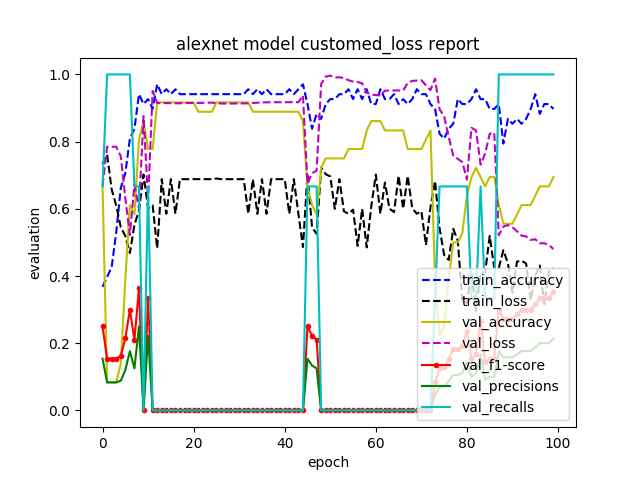

Reproduce this figure in Python.
import keras
import argparse
import time
import numpy as np
from PIL import Image
from matplotlib import pyplot as plt
from keras.utils.vis_utils import plot_model
from keras.preprocessing.image import ImageDataGenerator, img_to_array
from keras.preprocessing.image import ImageDataGenerator
from keras.layers.normalization import BatchNormalization
from keras.layers import Conv2D, Dense, Input, add, Activation, GlobalAveragePooling2D,MaxPooling2D,Dropout,Flatten
from keras.callbacks import LearningRateScheduler, TensorBoard, ModelCheckpoint
from keras.models import Model,Sequential
from keras import optimizers, regularizers
from keras import backend as K
from sklearn.model_selection import StratifiedKFold
from keras.callbacks import LearningRateScheduler, TensorBoard, ModelCheckpoint, Callback
from sklearn.metrics import roc_auc_score, accuracy_score, recall_score, roc_curve, auc, confusion_matrix, \
    average_precision_score, classification_report, f1_score, precision_score, classification_report

# set GPU memory
if ('tensorflow' == K.backend()):
    import tensorflow as tf
    from keras.backend.tensorflow_backend import set_session

    config = tf.ConfigProto()
    config.gpu_options.allow_growth = True
    sess = tf.Session(config=config)

# set parameters via parser
parser = argparse.ArgumentParser()
parser.add_argument('-b', '--batch_size', type=int, default=8, metavar='NUMBER',
                    help='batch size(default: 128)')
parser.add_argument('-e', '--epochs', type=int, default=100, metavar='NUMBER',
                    help='epochs(default: 200)') 
parser.add_argument('-d', '--dataset', type=str, default="Pathological Images", metavar='STRING',
                    help='dataset. (default: cifar10)')

args = parser.parse_args()
 
num_classes = 2
img_rows, img_cols,img_channels = 768, 768,3
batch_size = args.batch_size
epochs = args.epochs
iterations = 68 // batch_size + 1
weight_decay = 1e-4


def scheduler(epoch):
    if epoch <50:
        return 0.001
    if epoch < 100:
        return 0.0001
    return 0.00001


def load_imagedata():

    vvc_positive_number = [4, 8, 22, 51, 56, 61, 80]
    image=[]
    label=[]
    p = 0
    x = (1024-768)/2
    y = 0
    w = (1024-768)/2+768
    h = 768
    i = 0
    while i < 104:
        img = img_to_array(Image.open('/home/admin301/chengmx/images/Figure' + '{0:0>3}'.format(i + 1) + '.JPG').crop((x, y, w, h)))
        image.append(img)
        if i + 1 in vvc_positive_number:
            label.append(1)
        else:
            label.append(0)
        i += 1
    return image,label



def over_sampling(x_train, x_label):
    train, label, label_count, index_label = [], [], [], []
    for i in range(0, 3):
        if i in x_label:
            for z in range(0, len(x_label)):
                if x_label[z] == i:
                    index_label.append(z)
            label_count.append(x_label.count(i))
    m = label_count.index(max(label_count))
    x_label.sort()
    for i in range(0, len(label_count)):
        n = x_label.index(i)
        if i != m:
            rannum = np.random.randint(100, size=label_count[m]) % label_count[i]
            for j in rannum:
                train.append(x_train[index_label[n + j]])
                label.append(i)
        else:
            for z in range(0, max(label_count)):
                train.append(x_train[index_label[n + z]])
                label.append(i)
    return (train, label)


class Metric(Callback):
    def on_train_begin(self, logs={}):
        self.val_f1s = []
        self.val_recalls = []
        self.val_precisions = []
        self.acc_score = []
        

    def on_epoch_end(self, epoch, logs={}):
        if (self.validation_data):
            # print('shape of self.validation_data:',self.validation_data[1])
            val_predict = self.model.predict(self.validation_data[0])
            # val_predict = np.round(np.asarray(self.model.predict(self.validation_data[0])))
            print('length of val_predict:', len(val_predict))
            # self.model.predict(self.validation_data[0])
            # val_predict=(np.asarray(self.model.predict(self.model.validation_data[0]))).round(),average='micro'
            val_targ = self.validation_data[1]
            print('length of val_truth:', len(val_targ))
            _val_acc_score = accuracy_score(np.argmax(val_targ, axis=1), np.argmax(val_predict, axis=1))
            _val_f1 = f1_score(np.argmax(val_targ, axis=1), np.argmax(val_predict, axis=1))
            _val_recall = recall_score(np.argmax(val_targ, axis=1), np.argmax(val_predict, axis=1))
            _val_precision = precision_score(np.argmax(val_targ, axis=1), np.argmax(val_predict, axis=1))
            self.acc_score.append(_val_acc_score)
            self.val_f1s.append(_val_f1)
            self.val_recalls.append(_val_recall)
            self.val_precisions.append(_val_precision)
            print('_val_acc_score: %.4f--val_f1: %.4f --val_precision: %.4f --val_recall: %.4f' % (
                _val_acc_score, _val_f1, _val_precision, _val_recall))
            print('confusion_matrix:\n', confusion_matrix(np.argmax(val_targ, axis=1), np.argmax(val_predict, axis=1)))
            target_names = ['class 0', 'class 1']
            print(classification_report(np.argmax(val_targ, axis=1), np.argmax(val_predict, axis=1),
                                        target_names=target_names))
            return
            
def customed_loss(y_true, y_pred):
    yprediction = tf.nn.softmax(y_pred)
    coe = tf.constant([1.0, 14.0])
    y_coe = y_true * coe
    loss = -tf.reduce_mean(y_coe * tf.log(yprediction))
    return loss


if __name__ == '__main__':

    print("========================================")
    print("MODEL: Residual Network 50")
    print("BATCH SIZE: {:3d}".format(batch_size))
    print("WEIGHT DECAY: {:.4f}".format(weight_decay))
    print("EPOCHS: {:3d}".format(epochs))
    print("DATASET: {:}".format(args.dataset))
    print("== DONE! ==\n== BUILD MODEL... ==")
    # build network
    alexnet = Sequential()
    # alexnet.add(Conv2D(96, (11,11), strides=(4,4), activation='relu', padding='same', input_shape=(img_height, img_width, channel,))) for original Alexnet trained on ImageNet
    
    alexnet.add(Conv2D(96, (3, 3), strides=(2, 2), activation='relu', padding='same',
                     input_shape=(img_rows, img_cols,img_channels)))
    alexnet.add(MaxPooling2D(pool_size=(2, 2), strides=(2, 2)))
    # Local Response normalization for Original Alexnet
    alexnet.add(BatchNormalization())

    alexnet.add(Conv2D(256, (5, 5), activation='relu', padding='same'))
    alexnet.add(MaxPooling2D(pool_size=(3, 3), strides=(2, 2)))
    # Local Response normalization for Original Alexnet
    alexnet.add(BatchNormalization())

    alexnet.add(Conv2D(384, (3, 3), activation='relu', padding='same'))
    alexnet.add(Conv2D(384, (3, 3), activation='relu', padding='same'))
    alexnet.add(Conv2D(256, (3, 3), activation='relu', padding='same'))
    alexnet.add(MaxPooling2D(pool_size=(3, 3), strides=(2, 2)))
    # Local Response normalization for Original Alexnet
    alexnet.add(BatchNormalization())

    alexnet.add(Flatten())
    alexnet.add(Dense(4096, activation='relu'))
    alexnet.add(Dropout(0.5))
    alexnet.add(Dense(4096, activation='relu'))
    alexnet.add(Dropout(0.5))
    alexnet.add(Dense(num_classes, activation='softmax'))


    # print model architecture if you need.
    #plot_model(alexnet,to_file='./VVC_train_record/alexnet.png',show_shapes=True)
    #print(alexnet.summary())
    print("== LOADING DATA... ==")
    # load data
    num_classes = 2
    images, labels = load_imagedata()
    cvscores, label = [], []
    sfolder = StratifiedKFold(n_splits=3, random_state=0, shuffle=False)
    for train, test in sfolder.split(images, labels):
        print('Train: %s \n test: %s' % (train, test))
        print(" ")
        print("over_sampling: ")
        # over_sampling
        #(train, label) = over_sampling(train, (np.array(labels)[train].tolist()))
        print('length of the train_images:', len(train), 'length of the train_labels:', len(label))
        print('Train: %s \n label: %s' % (train, label))
        print(" ")
        x_train = np.array(images)[train]
        y_train = np.array(labels)[train]
        x_test = np.array(images)[test]
        y_test = np.array(labels)[test]

        y_train = keras.utils.to_categorical(y_train, num_classes)
        y_test = keras.utils.to_categorical(y_test, num_classes)
        x_train = x_train.astype('float32')
        x_test = x_test.astype('float32')

        print("== DONE! ==\n== COLOR PREPROCESSING... ==")
        # color preprocessing
        #x_train /= 255
        #x_test /= 255

        metrics = Metric()
        # set optimizer
        sgd = optimizers.SGD(lr=.1, momentum=0.9, nesterov=True)
        #alexnet.compile(loss='categorical_crossentropy', optimizer=sgd, metrics=['accuracy', precision, recall, f1score])
        #alexnet.compile(loss='categorical_crossentropy', optimizer=sgd, metrics=['accuracy'])
        alexnet.compile(loss=customed_loss, optimizer=sgd, metrics=['accuracy'])
        # set callback, write_images=1
        #cbks = [TensorBoard(log_dir='./VVC_train_record/vvc_alexnet_{}/'.format(args.dataset),histogram_freq=1),LearningRateScheduler(scheduler)]   
        metrics= Metric()
        cbks = [metrics, TensorBoard(log_dir='./alexnet_train_record/alexnet_customed_loss/',          histogram_freq=1),                LearningRateScheduler(scheduler)]

        # dump checkpoint if you need.(add it to cbks)
        # ModelCheckpoint('./checkpoint-{epoch}.h5', save_best_only=False, mode='auto', period=10)

        # set data augmentation
        print("== USING REAL-TIME DATA AUGMENTATION, START TRAIN... ==")
        datagen = ImageDataGenerator(horizontal_flip=True, vertical_flip=True)

        datagen.fit(x_train)

        # start training
        history = alexnet.fit_generator(datagen.flow(x_train, y_train, batch_size=batch_size),
                                       steps_per_epoch=iterations,
                                       epochs=epochs,
                                       callbacks=cbks,
                                       validation_data=(x_test, y_test))
        # Predict the value from the validation dataset
        y_pred = alexnet.predict(x_test)
        # Convert predictions classes to one hot vectors
        y_pred_label = np.argmax(y_pred, axis=1)
        # Convert validation observations to one hot vectors
        y_true_label = np.argmax(y_test, axis=1)

        print('AUC1 :', roc_auc_score(y_true_label, y_pred_label))
        print('AUC2 :', roc_auc_score(y_test, y_pred))
        # compute the confusion matrix
        confusion_mtx = confusion_matrix(y_true_label, y_pred_label)
        # plot the confusion matrix
        print('y_true_label:', y_true_label)
        print('y_pred_label:', y_pred_label)
        print('confusion_matrix:\n', confusion_mtx)
        '''
        history.history['val_f1score']=metrics.val_f1s
        history.history['val_recall']=metrics.val_recalls
        history.history['val_precision']=metrics.val_precisions
        plt.plot(history.history['acc'],'b--')
        plt.plot(history.history['val_acc'],'y-')
        
        plt.plot(history.history['val_f1score'],'r.-')
        plt.plot(history.history['val_recall'],'g-')
        plt.plot(history.history['val_precision'],'c-')
        '''
        plt.plot(history.history['acc'],'b--')
        plt.plot(history.history['loss'],'k--')
        plt.plot(history.history['val_acc'],'y-')
        plt.plot(history.history['val_loss'],'m--')
        plt.plot(metrics.val_f1s,'r.-')
        plt.plot(metrics.val_precisions,'g-')
        plt.plot(metrics.val_recalls,'c-')

        plt.title('alexnet model customed_loss report')
        plt.ylabel('evaluation')
        plt.xlabel('epoch')
        plt.legend(['train_accuracy','train_loss', 'val_accuracy','val_loss','val_f1-score','val_precisions','val_recalls'], loc='lower right')
        plt.savefig('./alexnet_customed_loss.png')
        #plt.show()
        print('\n')
        print (time.strftime('%Y-%m-%d %H:%M:%S',time.localtime()))
        print('The current running python file is:alexnet_customed_loss.py,83:21,validation_data=(x_test, y_test),batchsize=8,epochs=150,customed_loss,sgd')
        print('\n')       
        # evaluate the model
        scores = alexnet.evaluate(x_test, y_test, verbose=0)
        alexnet.save('./alexnet_train_record/vvc_alexnet_customed_loss.h5')
        print("%s: %.2f%%" % (alexnet.metrics_names[1], scores[1] * 100))
        cvscores.append(scores[1] * 100)
        print("%.2f%% (+/- %.2f%%)" % (np.mean(cvscores), np.std(cvscores)))
        break